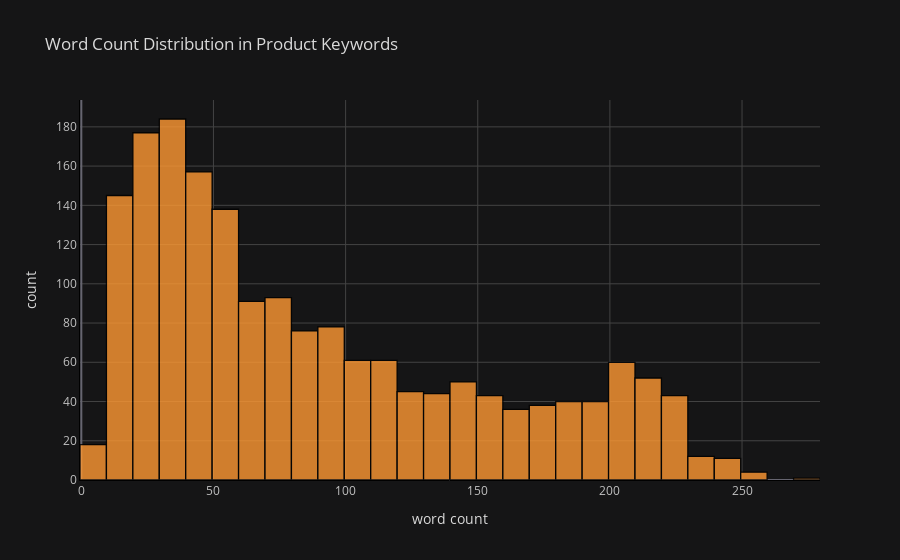

Write notebook code for a chart like this one.
### Code cell
df['word_count'].iplot(
    kind='hist',
    bins = 50,
    linecolor='black',
    xTitle='word count',
    yTitle='count',
    title='Word Count Distribution in Product Keywords')

### Figure 1 — Plotly figure (JSON) as saved in the notebook; plotly's stock layout.template omitted (floating-point values rounded to 4 significant figures; data arrays with more than 128 entries replaced by an {"elided": "..."} marker saying what was removed)
{"data": [{"histfunc": "count", "histnorm": "", "marker": {"color": "rgba(255, 153, 51, 1.0)", "line": {"color": "#000000", "width": 1.3}}, "name": "word_count", "nbinsx": 50, "opacity": 0.8, "orientation": "v", "type": "histogram", "x": {"elided": "1798 int values"}}], "layout": {"barmode": "overlay", "legend": {"bgcolor": "#151516", "font": {"color": "#D9D9D9"}}, "paper_bgcolor": "#151516", "plot_bgcolor": "#151516", "title": {"font": {"color": "#D9D9D9"}, "text": "Word Count Distribution in Product Keywords"}, "xaxis": {"gridcolor": "#434343", "linecolor": "black", "showgrid": true, "tickfont": {"color": "#C2C2C2"}, "title": {"font": {"color": "#D9D9D9"}, "text": "word count"}, "zerolinecolor": "#666570"}, "yaxis": {"gridcolor": "#434343", "linecolor": "black", "showgrid": true, "tickfont": {"color": "#C2C2C2"}, "title": {"font": {"color": "#D9D9D9"}, "text": "count"}, "zerolinecolor": "#666570"}}}
